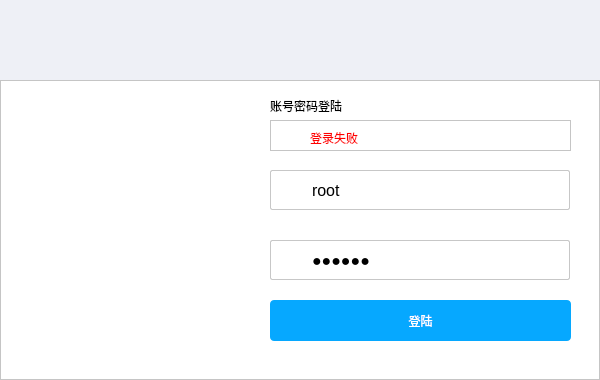
<?xml version="1.0" encoding="UTF-8"?>
<ui version="4.0">
 <class>LoginGUI</class>
 <widget class="QDialog" name="LoginGUI">
  <property name="geometry">
   <rect>
    <x>0</x>
    <y>0</y>
    <width>600</width>
    <height>380</height>
   </rect>
  </property>
  <property name="windowTitle">
   <string>LoginGUI</string>
  </property>
  <property name="styleSheet">
   <string notr="true">background-color: rgb(255, 255, 255);
</string>
  </property>
  <widget class="QWidget" name="topwidget" native="true">
   <property name="geometry">
    <rect>
     <x>0</x>
     <y>0</y>
     <width>601</width>
     <height>80</height>
    </rect>
   </property>
   <property name="styleSheet">
    <string notr="true">background-color: rgb(238, 240, 246);</string>
   </property>
   <widget class="QLabel" name="logolabel">
    <property name="geometry">
     <rect>
      <x>210</x>
      <y>20</y>
      <width>149</width>
      <height>41</height>
     </rect>
    </property>
    <property name="styleSheet">
     <string notr="true">background-image: url(:/XMSDiskClientGui/Resources/top.png);</string>
    </property>
    <property name="text">
     <string/>
    </property>
   </widget>
   <widget class="QPushButton" name="closepushButton">
    <property name="geometry">
     <rect>
      <x>562</x>
      <y>10</y>
      <width>31</width>
      <height>21</height>
     </rect>
    </property>
    <property name="styleSheet">
     <string notr="true">
QPushButton
{

border-image: url(:/XMSDiskClientGui/Resources/img/common/system/btn_sys_close.png)
 0 64 0 0 ; 
}
QPushButton::!hover{
border-image: url(:/XMSDiskClientGui/Resources/img/common/system/btn_sys_close.png)
 0 64 0 0 ; 

}

QPushButton::hover{
border-image: url(:/XMSDiskClientGui/Resources/img/common/system/btn_sys_close.png)
 0 0 0 64 ; 
}</string>
    </property>
    <property name="text">
     <string/>
    </property>
    <property name="autoExclusive">
     <bool>false</bool>
    </property>
    <property name="flat">
     <bool>true</bool>
    </property>
   </widget>
  </widget>
  <widget class="QFrame" name="frame">
   <property name="geometry">
    <rect>
     <x>0</x>
     <y>80</y>
     <width>600</width>
     <height>300</height>
    </rect>
   </property>
   <property name="frameShape">
    <enum>QFrame::StyledPanel</enum>
   </property>
   <property name="frameShadow">
    <enum>QFrame::Raised</enum>
   </property>
   <widget class="QLabel" name="logolabel_2">
    <property name="geometry">
     <rect>
      <x>40</x>
      <y>60</y>
      <width>181</width>
      <height>191</height>
     </rect>
    </property>
    <property name="styleSheet">
     <string notr="true">border-image: url(:/XMSDiskClientGui/Resources/logo2.png);</string>
    </property>
    <property name="text">
     <string/>
    </property>
   </widget>
   <widget class="QLabel" name="passuserlabel">
    <property name="geometry">
     <rect>
      <x>270</x>
      <y>10</y>
      <width>251</width>
      <height>31</height>
     </rect>
    </property>
    <property name="styleSheet">
     <string notr="true">
font: 13pt &quot;黑体&quot;;</string>
    </property>
    <property name="text">
     <string>账号密码登陆</string>
    </property>
   </widget>
   <widget class="QFrame" name="user_frame">
    <property name="geometry">
     <rect>
      <x>270</x>
      <y>90</y>
      <width>300</width>
      <height>40</height>
     </rect>
    </property>
    <property name="styleSheet">
     <string notr="true">#user_frame::!hover{

      border: 1px solid #c7c7c7;
      border-radius: 2px;
	  margin-top: 0ex

}
#user_frame::hover{
      border: 1px solid #58a6ee;
      border-radius: 2px;
	  margin-top: 0ex
}</string>
    </property>
    <property name="frameShape">
     <enum>QFrame::StyledPanel</enum>
    </property>
    <property name="frameShadow">
     <enum>QFrame::Raised</enum>
    </property>
    <widget class="QLineEdit" name="usernameEdit">
     <property name="geometry">
      <rect>
       <x>40</x>
       <y>5</y>
       <width>251</width>
       <height>30</height>
      </rect>
     </property>
     <property name="styleSheet">
      <string notr="true">font: 12pt</string>
     </property>
     <property name="text">
      <string>root</string>
     </property>
     <property name="frame">
      <bool>false</bool>
     </property>
     <property name="clearButtonEnabled">
      <bool>false</bool>
     </property>
    </widget>
    <widget class="QLabel" name="userlogo">
     <property name="geometry">
      <rect>
       <x>10</x>
       <y>12</y>
       <width>16</width>
       <height>16</height>
      </rect>
     </property>
     <property name="styleSheet">
      <string notr="true">background-image: url(:/XMSDiskClientGui/Resources/person.png);</string>
     </property>
     <property name="text">
      <string/>
     </property>
    </widget>
   </widget>
   <widget class="QFrame" name="err_frame">
    <property name="geometry">
     <rect>
      <x>270</x>
      <y>40</y>
      <width>301</width>
      <height>31</height>
     </rect>
    </property>
    <property name="frameShape">
     <enum>QFrame::StyledPanel</enum>
    </property>
    <property name="frameShadow">
     <enum>QFrame::Raised</enum>
    </property>
    <widget class="QLabel" name="err_logo">
     <property name="geometry">
      <rect>
       <x>10</x>
       <y>10</y>
       <width>16</width>
       <height>16</height>
      </rect>
     </property>
     <property name="styleSheet">
      <string notr="true">border-image: url(:/XMSDiskClientGui/Resources/icon_error_tip.png);</string>
     </property>
     <property name="text">
      <string/>
     </property>
    </widget>
    <widget class="QLabel" name="err_msg">
     <property name="geometry">
      <rect>
       <x>40</x>
       <y>10</y>
       <width>241</width>
       <height>16</height>
      </rect>
     </property>
     <property name="styleSheet">
      <string notr="true">color: rgb(255, 0, 0);</string>
     </property>
     <property name="text">
      <string>登录失败</string>
     </property>
    </widget>
   </widget>
   <widget class="QFrame" name="pass_frame">
    <property name="geometry">
     <rect>
      <x>270</x>
      <y>160</y>
      <width>300</width>
      <height>40</height>
     </rect>
    </property>
    <property name="styleSheet">
     <string notr="true">

#pass_frame::!hover{

      border: 1px solid #c7c7c7;
      border-radius: 2px;
	  margin-top: 0ex

}
#pass_frame::hover{
      border: 1px solid #58a6ee;
      border-radius: 2px;
	  margin-top: 0ex
}</string>
    </property>
    <property name="frameShape">
     <enum>QFrame::StyledPanel</enum>
    </property>
    <property name="frameShadow">
     <enum>QFrame::Raised</enum>
    </property>
    <widget class="QLineEdit" name="passwordEdit">
     <property name="geometry">
      <rect>
       <x>40</x>
       <y>5</y>
       <width>251</width>
       <height>30</height>
      </rect>
     </property>
     <property name="styleSheet">
      <string notr="true">font: 12pt</string>
     </property>
     <property name="text">
      <string>123456</string>
     </property>
     <property name="frame">
      <bool>false</bool>
     </property>
     <property name="echoMode">
      <enum>QLineEdit::Password</enum>
     </property>
     <property name="clearButtonEnabled">
      <bool>false</bool>
     </property>
    </widget>
    <widget class="QLabel" name="passlog">
     <property name="geometry">
      <rect>
       <x>10</x>
       <y>12</y>
       <width>18</width>
       <height>18</height>
      </rect>
     </property>
     <property name="styleSheet">
      <string notr="true">background-image: url(:/XMSDiskClientGui/Resources/passwd.png);</string>
     </property>
     <property name="text">
      <string/>
     </property>
    </widget>
   </widget>
   <widget class="QPushButton" name="pushButton">
    <property name="geometry">
     <rect>
      <x>270</x>
      <y>220</y>
      <width>301</width>
      <height>41</height>
     </rect>
    </property>
    <property name="styleSheet">
     <string notr="true">QPushButton
{
background-repeat: no-repeat;
background-position:left;
border-radius:4px;   
color:rgb(255, 255, 255);
font: 12pt &quot;黑体&quot;;
}
QPushButton::!hover{
background-color: rgb(6, 168, 255);

}

QPushButton::hover{
background-color: #059bec;
}</string>
    </property>
    <property name="text">
     <string>登陆</string>
    </property>
    <property name="default">
     <bool>true</bool>
    </property>
    <property name="flat">
     <bool>false</bool>
    </property>
   </widget>
  </widget>
 </widget>
 <layoutdefault spacing="6" margin="11"/>
 <tabstops>
  <tabstop>usernameEdit</tabstop>
  <tabstop>passwordEdit</tabstop>
  <tabstop>pushButton</tabstop>
  <tabstop>closepushButton</tabstop>
 </tabstops>
 <resources>
  <include location="xmsdiskclientgui.qrc"/>
 </resources>
 <connections>
  <connection>
   <sender>pushButton</sender>
   <signal>clicked()</signal>
   <receiver>LoginGUI</receiver>
   <slot>Login()</slot>
   <hints>
    <hint type="sourcelabel">
     <x>448</x>
     <y>280</y>
    </hint>
    <hint type="destinationlabel">
     <x>733</x>
     <y>294</y>
    </hint>
   </hints>
  </connection>
  <connection>
   <sender>closepushButton</sender>
   <signal>clicked()</signal>
   <receiver>LoginGUI</receiver>
   <slot>reject()</slot>
   <hints>
    <hint type="sourcelabel">
     <x>582</x>
     <y>20</y>
    </hint>
    <hint type="destinationlabel">
     <x>699</x>
     <y>51</y>
    </hint>
   </hints>
  </connection>
 </connections>
 <slots>
  <slot>Login()</slot>
 </slots>
</ui>
